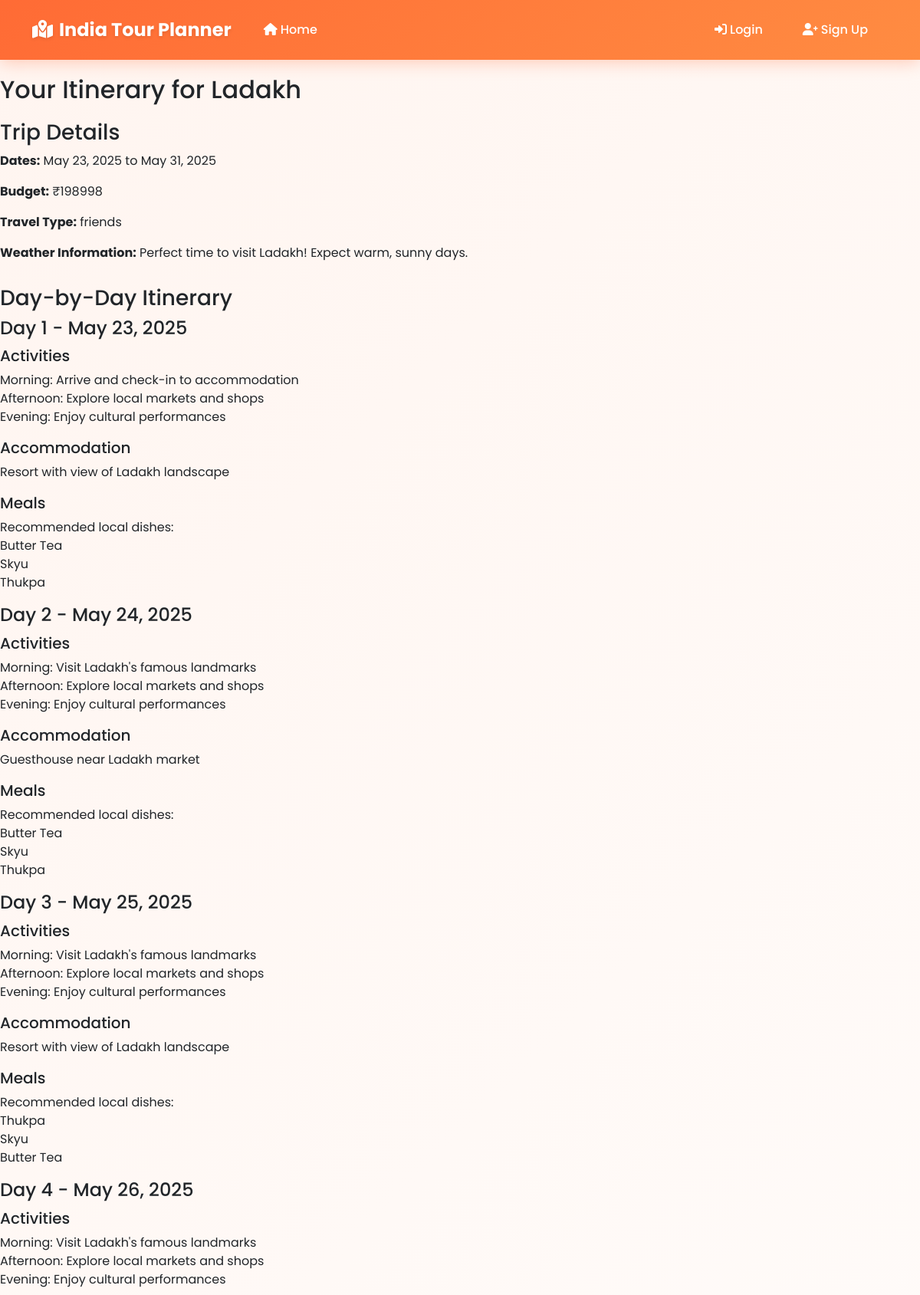
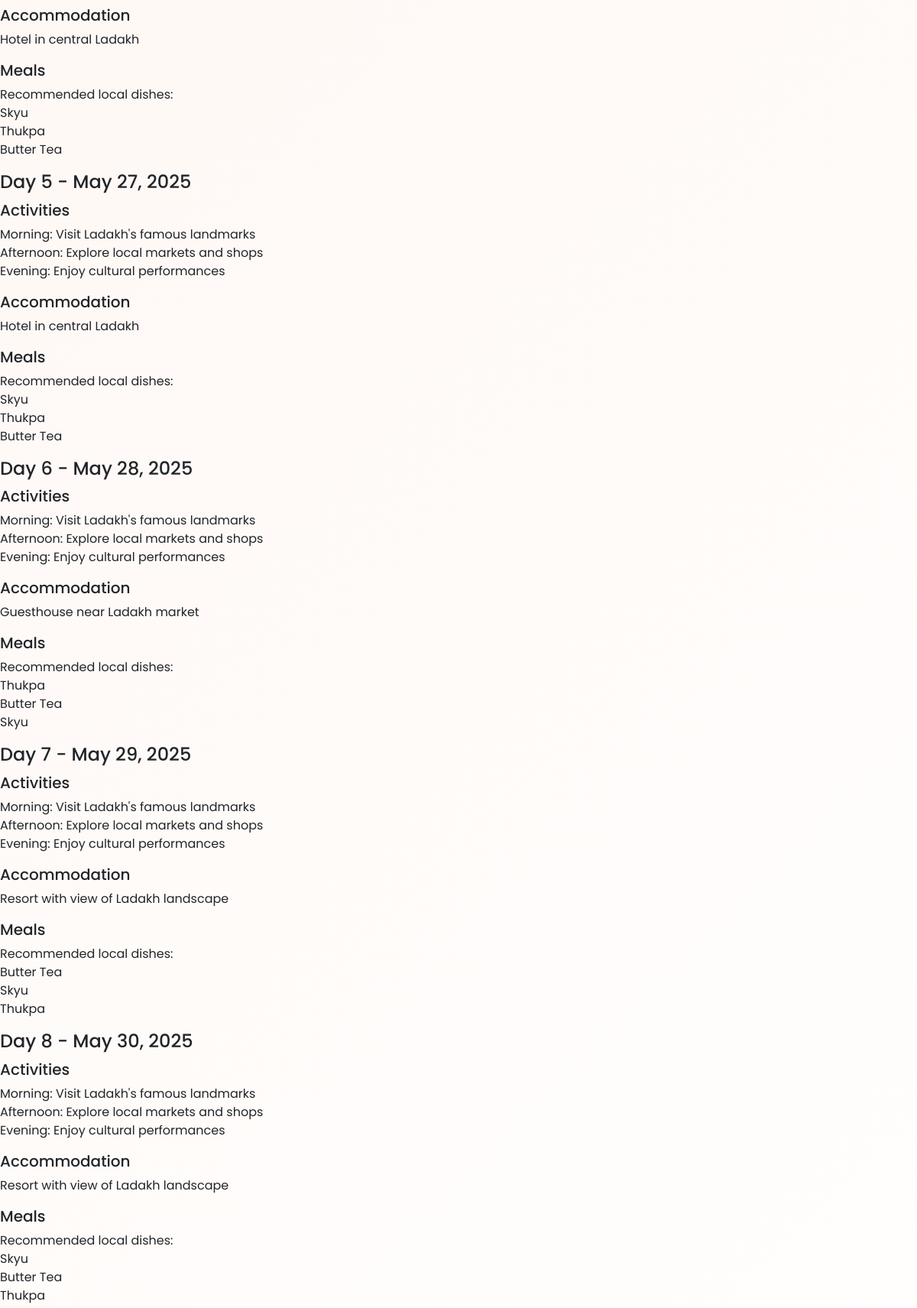
The app's page /itinerary/3/ (upper part) with its own data (2 pictures, top to bottom).
### tour_planner/models.py (models this page shows, shortened)
class Itinerary(models.Model):
    user = models.ForeignKey(User, on_delete=models.CASCADE, null=True, blank=True)
    destination = models.ForeignKey(Destination, on_delete=models.CASCADE, null=True, blank=True)
    start_date = models.DateField()
    end_date = models.DateField()
    budget = models.IntegerField()
    travel_type = models.CharField(max_length=50)  # solo, spiritual, family, etc.
    preferred_weather = models.CharField(max_length=50)  # summer, winter, etc.
    is_ai_recommended = models.BooleanField(default=False)
    created_at = models.DateTimeField(auto_now_add=True)

class Destination(models.Model):
    name = models.CharField(max_length=100)
    description = models.TextField()
    best_season = models.CharField(max_length=50)
    budget_range_min = models.IntegerField()
    budget_range_max = models.IntegerField()
    suitable_for = models.CharField(max_length=100)  # solo, spiritual, family, etc.

class ItineraryDay(models.Model):
    itinerary = models.ForeignKey(Itinerary, on_delete=models.CASCADE, related_name='days')
    day_number = models.IntegerField()
    activities = models.TextField()
    accommodation = models.CharField(max_length=100)
    meals = models.TextField()

### tour_planner/views.py (the view)
# urls.py: path('itinerary/<int:pk>/', views.ItineraryDetailView.as_view(), name='itinerary_detail'),
class ItineraryDetailView(View):
    def get(self, request, pk):
        try:
            itinerary = Itinerary.objects.get(pk=pk)
            days = ItineraryDay.objects.filter(itinerary=itinerary).order_by('day_number')
            weather_info = self.get_weather_info(itinerary.destination, itinerary.start_date)
            context = {
                'itinerary': itinerary,
                'days': days,
                'weather_info': weather_info
            }
            return render(request, 'tour_planner/itinerary_detail.html', context)
        except Itinerary.DoesNotExist:
            return redirect('home')
    def get_weather_info(self, destination, start_date):
        month = start_date.month
        if destination.best_season == 'summer' and month in [4, 5, 6]:
            return f"Perfect time to visit {destination.name}! Expect warm, sunny days."
        elif destination.best_season == 'winter' and month in [11, 12, 1, 2]:
            return f"Great time to visit {destination.name}! Expect cool, pleasant weather."
        elif destination.best_season == 'monsoon' and month in [7, 8, 9]:
            return f"It's monsoon season in {destination.name}. Pack an umbrella and enjoy the lush greenery!"
        elif destination.best_season == 'spring' and month in [2, 3, 4]:
            return f"Spring is a beautiful time in {destination.name} with moderate temperatures."
        elif destination.best_season == 'autumn' and month in [9, 10, 11]:
            return f"Autumn in {destination.name} offers pleasant weather and fewer crowds."
        else:
            return f"Note: You're not visiting {destination.name} during its peak season. Weather may vary."

### tour_planner/templatetags/tour_extras.py (called while the page is built)
@register.filter
def add_days(value, days):
    try:
        return value + timedelta(days=int(days)-1)
    except:
        return value

### tour_planner/templates/tour_planner/itinerary_detail.html (shortened to what this page needs)
{% extends 'tour_planner/base.html' %}
{% load tour_extras %}
{% block content %}
<h2>Your Itinerary for {{ itinerary.destination.name }}</h2>
<div style="margin: 20px 0;">
    <h3>Trip Details</h3>
    <p><strong>Dates:</strong> {{ itinerary.start_date|date:"M d, Y" }} to {{ itinerary.end_date|date:"M d, Y" }}</p>
    <p><strong>Budget:</strong> ₹{{ itinerary.budget }}</p>
    <p><strong>Travel Type:</strong> {{ itinerary.travel_type }}</p>
    <p><strong>Weather Information:</strong> {{ weather_info }}</p>
</div>
<div style="margin: 30px 0;">
    <h3>Day-by-Day Itinerary</h3>
    {% for day in days %}
    <div class="itinerary-day">
        <h4>Day {{ day.day_number }} - {{ itinerary.start_date|add_days:day.day_number|date:"M d, Y" }}</h4>
        <div style="margin: 10px 0;">
            <h5>Activities</h5>
            <p style="white-space: pre-line;">{{ day.activities }}</p>
        </div>
        <div style="margin: 10px 0;">
            <h5>Accommodation</h5>
            <p>{{ day.accommodation }}</p>
        </div>
        <div style="margin: 10px 0;">
            <h5>Meals</h5>
            <p style="white-space: pre-line;">{{ day.meals }}</p>
        </div>
    </div>
    {% endfor %}
</div>
{% endblock %}

### tour_planner/templates/tour_planner/base.html (style rules this page uses)
:root { --primary-orange: #FF6B35; --secondary-orange: #FF8C42; --light-orange: #FFB366; --accent-orange: #FF9F66; --dark-text: #2C3E50; --light-gray: #F8F9FA; }
* { font-family: 'Poppins', sans-serif; }
body { background: linear-gradient(135deg, #FFF5F0 0%, #FFFFFF 100%); min-height: 100vh; }

### records on screen
Itinerary: destination.name "Ladakh", start_date "May 23, 2025", end_date "May 31, 2025", budget "198998", travel_type "friends", start_date|add_days "May 23, 2025", start_date|add_days "May 24, 2025", start_date|add_days "May 25, 2025", start_date|add_days "May 26, 2025", start_date|add_days "May 27, 2025", start_date|add_days "May 28, 2025", start_date|add_days "May 29, 2025", start_date|add_days "May 30, 2025"
ItineraryDay: day_number "1", activities "Morning: Arrive and check-in to accommodation Afternoon: Explore local markets and shops Evening: Enjoy cultural performances", accommodation "Resort with view of Ladakh landscape", meals "Recommended local dishes: Butter Tea Skyu Thukpa"
ItineraryDay: day_number "2", activities "Morning: Visit Ladakh's famous landmarks Afternoon: Explore local markets and shops Evening: Enjoy cultural performances", accommodation "Guesthouse near Ladakh market", meals "Recommended local dishes: Butter Tea Skyu Thukpa"
ItineraryDay: day_number "3", activities "Morning: Visit Ladakh's famous landmarks Afternoon: Explore local markets and shops Evening: Enjoy cultural performances", accommodation "Resort with view of Ladakh landscape", meals "Recommended local dishes: Thukpa Skyu Butter Tea"
ItineraryDay: day_number "4", activities "Morning: Visit Ladakh's famous landmarks Afternoon: Explore local markets and shops Evening: Enjoy cultural performances", accommodation "Hotel in central Ladakh", meals "Recommended local dishes: Skyu Thukpa Butter Tea"
ItineraryDay: day_number "5", activities "Morning: Visit Ladakh's famous landmarks Afternoon: Explore local markets and shops Evening: Enjoy cultural performances", accommodation "Hotel in central Ladakh", meals "Recommended local dishes: Skyu Thukpa Butter Tea"
ItineraryDay: day_number "6", activities "Morning: Visit Ladakh's famous landmarks Afternoon: Explore local markets and shops Evening: Enjoy cultural performances", accommodation "Guesthouse near Ladakh market", meals "Recommended local dishes: Thukpa Butter Tea Skyu"
ItineraryDay: day_number "7", activities "Morning: Visit Ladakh's famous landmarks Afternoon: Explore local markets and shops Evening: Enjoy cultural performances", accommodation "Resort with view of Ladakh landscape", meals "Recommended local dishes: Butter Tea Skyu Thukpa"
ItineraryDay: day_number "8", activities "Morning: Visit Ladakh's famous landmarks Afternoon: Explore local markets and shops Evening: Enjoy cultural performances", accommodation "Resort with view of Ladakh landscape", meals "Recommended local dishes: Skyu Butter Tea Thukpa"

### other values on screen
{{ weather_info }} "Perfect time to visit Ladakh! Expect warm, sunny days."
